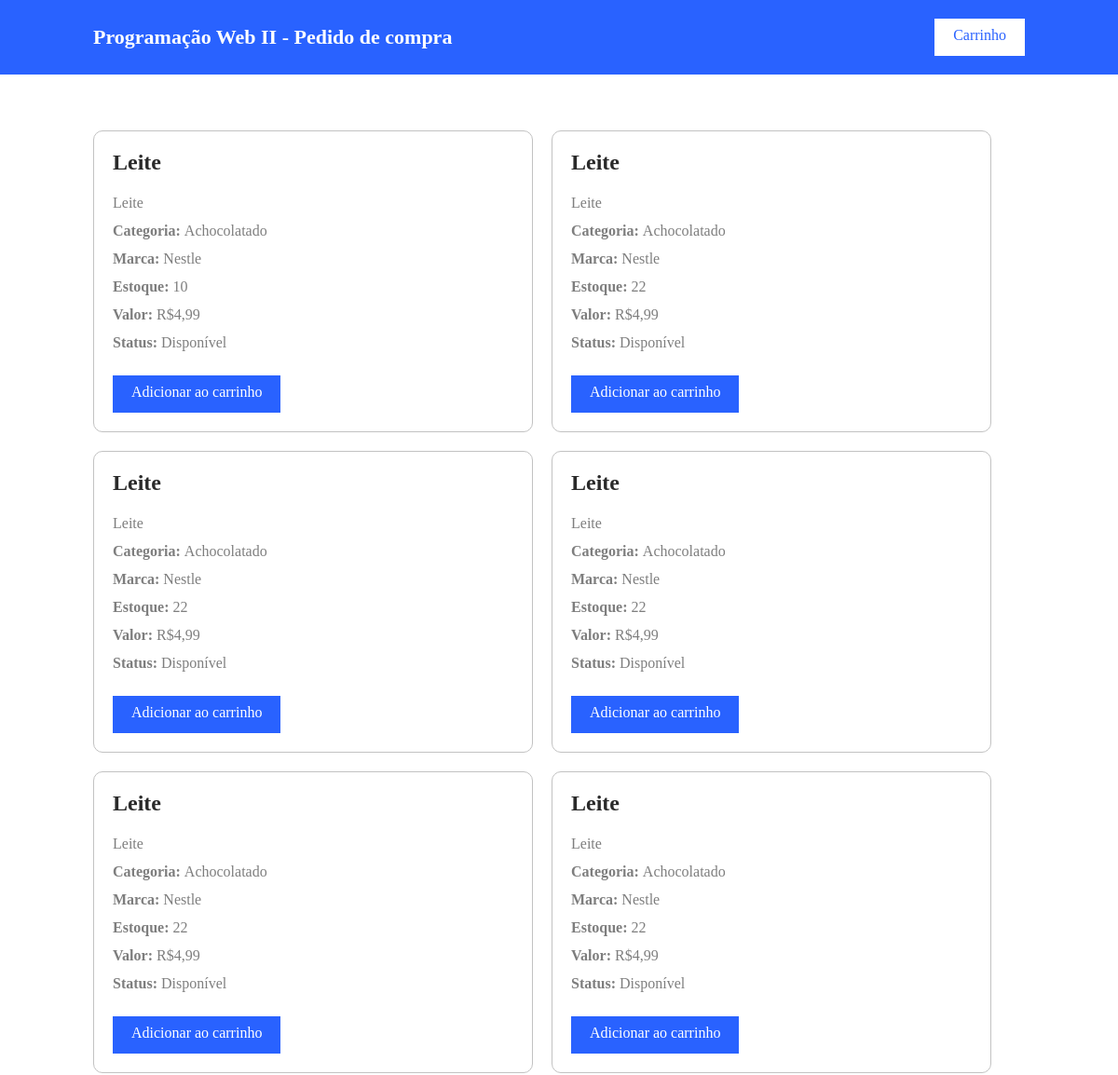
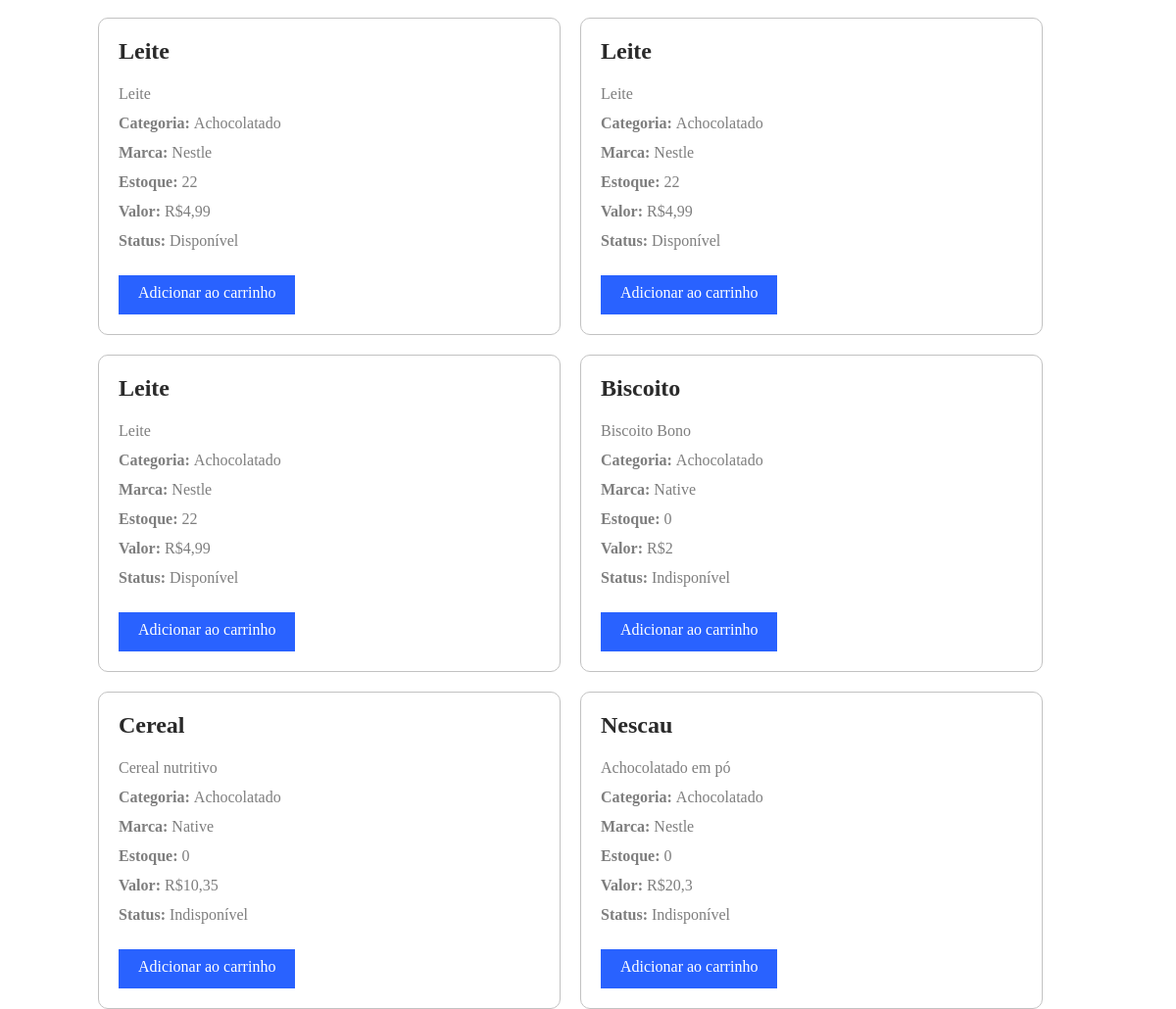
The page / on the database its author committed (2 pictures, top to bottom).
### tables this page shows
CREATE TABLE `produtos` (
  `IDPROD` int(10) NOT NULL,
  `IDCATEGORIA` int(10) NOT NULL,
  `IDMARCA` int(10) NOT NULL,
  `NOME` varchar(255) NOT NULL,
  `DESCRICAO` varchar(255) NOT NULL,
  `ESTOQUE` int(10) NOT NULL,
  `PRECO` double NOT NULL
);

CREATE TABLE `categoria` (
  `IDCATEGORIA` int(11) NOT NULL,
  `DESCRICAO` varchar(255) NOT NULL
);

CREATE TABLE `marca` (
  `IDMARCA` int(11) NOT NULL,
  `DESCRICAO` varchar(255) NOT NULL
);

### controller/produtos-busca.php (called while the page is built)
<?php
  require_once('model/Produtos.class.php');
  $produtos = new Produtos();
  $produtos->buscar();
?>

### model/Produtos.class.php (the view, shortened to what this page needs)
<?php
  class Produtos {
    function buscar(){
      require_once('controller/conexao.php');
      $produtos = $mysqli->query("SELECT p.*, c.DESCRICAO as CATEGORIA, m.DESCRICAO as MARCA FROM produtos p INNER JOIN categoria c ON c.IDCATEGORIA = p.IDCATEGORIA INNER JOIN marca m ON m.IDMARCA = p.IDMARCA ORDER BY IDPROD DESC");
      echo '<ul>';
      while ($prod = mysqli_fetch_object($produtos)){
        echo '<li>
                <h2>'.$prod->NOME.'</h2><p>'.$prod->DESCRICAO.'</p>
                <p><b>Categoria: </b>'.$prod->CATEGORIA.'</p>
                <p><b>Marca: </b>'.$prod->MARCA.'</p>
                <p><b>Estoque: </b>'.$prod->ESTOQUE.'</p>
                <p><b>Valor: </b>R$'.str_replace('.',',',$prod->PRECO).'</p>
                <p><b>Status: </b>'.($status = $prod->ESTOQUE > 0 ? "Disponível":"Indisponível").'</p>
                <a id="adicionar" href="controller/carrinho-add.php?id='.$prod->IDPROD.'">Adicionar ao carrinho</a>
              </li>';
      }
      echo '</ul>';
    }
  }
?>

### index.php (shortened to what this page needs)
<!DOCTYPE html>
<html>
  <head>
    <link rel="stylesheet" href="css/style.css" media="screen" title="no title" charset="utf-8">
  </head>
  <body>
    <header>
      <div class="center">
        <h1 style="text-align: center">Programação Web II - Pedido de compra</h1>
        <a href="carrinho.php" target="_blank">Carrinho</a>
      </div>
    </header>
    <section id="produtos">
        <div class="center">
          <?php require_once('controller/produtos-busca.php'); ?>
        </div>
    </section>
  </body>
</html>

### css/style.css (style rules this page uses)
* { margin: 0; padding: 0; font-family: Tahoma; }
.center { width: 1000px; margin: 0 auto; }
header { width: 100%; height: 80px; background: #2962ff; margin-bottom: 40px; }
header h1 { font-size: 22px; float: left; color: #fff; line-height: 80px; }
header a { float: right; text-decoration: none; height: 40px; color: #2962ff; line-height: 36px; margin-top: 20px; padding: 0 20px; background: #ffffff; }
section#produtos ul { list-style: none; float: left; width: inherit; }
section#produtos ul li { float: left; width: 430px; padding: 20px 20px; background: #ffffff; margin: 20px 20px 0 0; border: 1px solid #c2c2c2; border-radius: 10px; }
section#produtos ul li h2 { float: left; margin-bottom: 15px; color: #2a2a2a; }
section#produtos ul li p { float: left; color: #7e7e7e; clear: left; line-height: 30px; }
section#produtos ul li a { text-decoration: none; margin-top: 20px; height: 40px; line-height: 36px; clear: left; padding: 0 20px; color: #ffffff; background: #2962ff; float: left; }
section#produtos a { text-decoration: none; margin-top: 20px; height: 40px; line-height: 36px; clear: left; padding: 0 20px; color: #ffffff; background: #2962ff; float: left; }

### rows shown on the page
produtos: NOME "Leite", DESCRICAO "Leite", IDCATEGORIA.DESCRICAO "Achocolatado", IDMARCA.DESCRICAO "Nestle", ESTOQUE "10", PRECO "4,99", ESTOQUE "Disponível"
produtos: NOME "Leite", DESCRICAO "Leite", IDCATEGORIA.DESCRICAO "Achocolatado", IDMARCA.DESCRICAO "Nestle", ESTOQUE "22", PRECO "4,99", ESTOQUE "Disponível"
produtos: NOME "Leite", DESCRICAO "Leite", IDCATEGORIA.DESCRICAO "Achocolatado", IDMARCA.DESCRICAO "Nestle", ESTOQUE "22", PRECO "4,99", ESTOQUE "Disponível"
produtos: NOME "Leite", DESCRICAO "Leite", IDCATEGORIA.DESCRICAO "Achocolatado", IDMARCA.DESCRICAO "Nestle", ESTOQUE "22", PRECO "4,99", ESTOQUE "Disponível"
produtos: NOME "Leite", DESCRICAO "Leite", IDCATEGORIA.DESCRICAO "Achocolatado", IDMARCA.DESCRICAO "Nestle", ESTOQUE "22", PRECO "4,99", ESTOQUE "Disponível"
produtos: NOME "Leite", DESCRICAO "Leite", IDCATEGORIA.DESCRICAO "Achocolatado", IDMARCA.DESCRICAO "Nestle", ESTOQUE "22", PRECO "4,99", ESTOQUE "Disponível"
produtos: NOME "Leite", DESCRICAO "Leite", IDCATEGORIA.DESCRICAO "Achocolatado", IDMARCA.DESCRICAO "Nestle", ESTOQUE "22", PRECO "4,99", ESTOQUE "Disponível"
produtos: NOME "Leite", DESCRICAO "Leite", IDCATEGORIA.DESCRICAO "Achocolatado", IDMARCA.DESCRICAO "Nestle", ESTOQUE "22", PRECO "4,99", ESTOQUE "Disponível"
produtos: NOME "Leite", DESCRICAO "Leite", IDCATEGORIA.DESCRICAO "Achocolatado", IDMARCA.DESCRICAO "Nestle", ESTOQUE "22", PRECO "4,99", ESTOQUE "Disponível"
produtos: NOME "Biscoito", DESCRICAO "Biscoito Bono", IDCATEGORIA.DESCRICAO "Achocolatado", IDMARCA.DESCRICAO "Native", ESTOQUE "0", PRECO "2", ESTOQUE "Indisponível"
produtos: NOME "Cereal", DESCRICAO "Cereal nutritivo", IDCATEGORIA.DESCRICAO "Achocolatado", IDMARCA.DESCRICAO "Native", ESTOQUE "0", PRECO "10,35", ESTOQUE "Indisponível"
produtos: NOME "Nescau", DESCRICAO "Achocolatado em pó", IDCATEGORIA.DESCRICAO "Achocolatado", IDMARCA.DESCRICAO "Nestle", ESTOQUE "0", PRECO "20,3", ESTOQUE "Indisponível"
